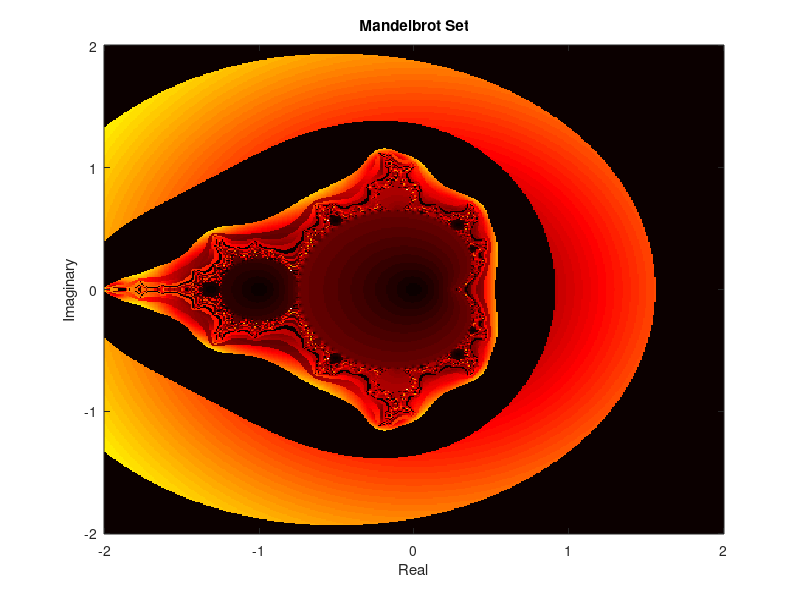

Reproduce this figure in MATLAB.
xmin = -2;
xmax = 2;
ymin = -2;
ymax = 2;
width = 400;
height = 400;
max_iter = 100;

x = linspace(xmin, xmax, width);
y = linspace(ymin, ymax, height);
[X, Y] = meshgrid(x, y);
Z = zeros(size(X));
Z0 = X + 1i*Y;

for iter = 1:max_iter
    Z = Z.^2 + Z0;
    mask = abs(Z) > 4;
    Z(mask) = 0;
end

colormap(hot);
% colormap(jet);
imagesc(x, y, abs(Z));
axis xy;
xlabel('Real');
ylabel('Imaginary');
title('Mandelbrot Set');